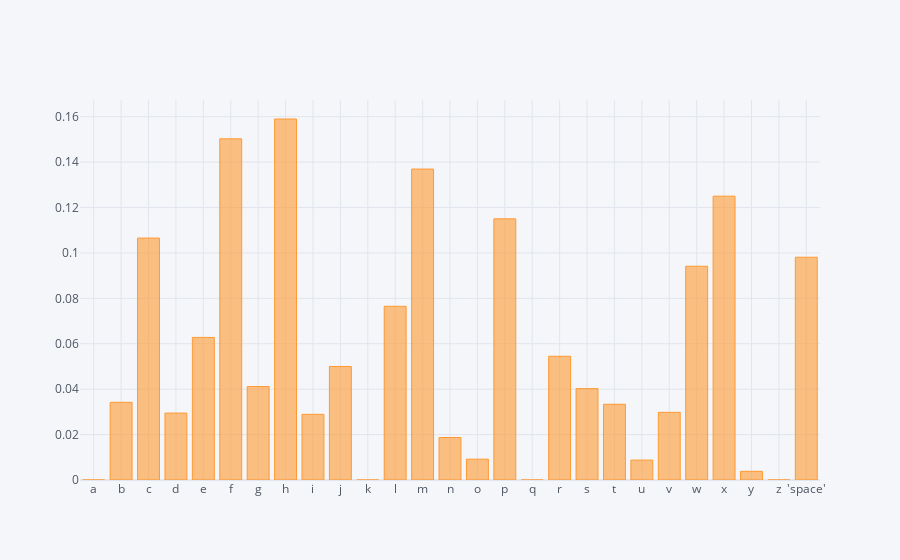
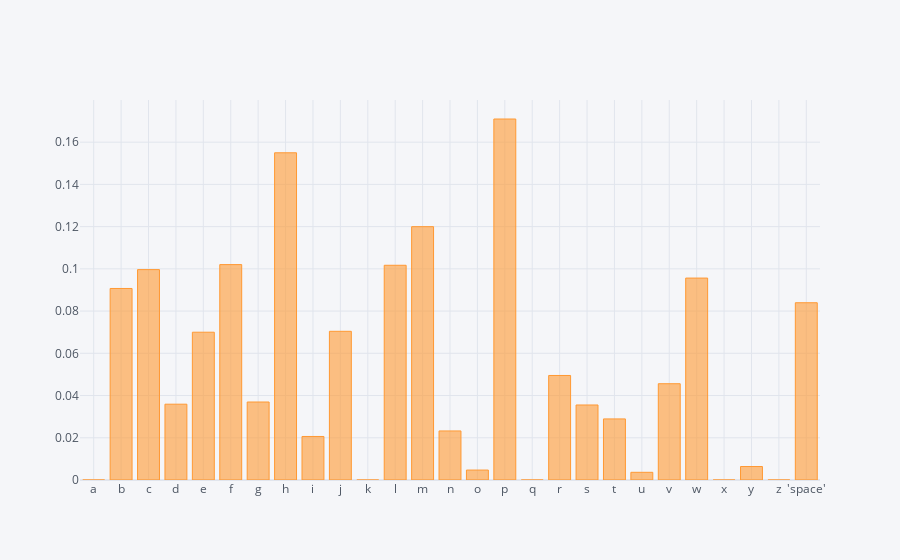

These figures' notebook cell, in order:
### Code cell
ax=t_matrix['a'].iplot(kind='bar')
fake_s_matrix['a'].iplot(kind='bar',ax=ax)

### Figure 1 — Plotly figure (JSON) as saved in the notebook; plotly's stock layout.template omitted (floating-point values rounded to 4 significant figures)
{"data": [{"marker": {"color": "rgba(255, 153, 51, 0.6)", "line": {"color": "rgba(255, 153, 51, 1.0)", "width": 1}}, "name": "a", "orientation": "v", "text": "", "type": "bar", "x": ["a", "b", "c", "d", "e", "f", "g", "h", "i", "j", "k", "l", "m", "n", "o", "p", "q", "r", "s", "t", "u", "v", "w", "x", "y", "z", "'space'"], "y": [0, 0.03421, 0.1066, 0.02947, 0.0628, 0.1503, 0.04115, 0.159, 0.02892, 0.05, 0, 0.0765, 0.1369, 0.0187, 0.009174, 0.115, 0, 0.05449, 0.04024, 0.03335, 0.008772, 0.0298, 0.09415, 0.125, 0.003822, 0, 0.09811]}], "layout": {"legend": {"bgcolor": "#F5F6F9", "font": {"color": "#4D5663"}}, "paper_bgcolor": "#F5F6F9", "plot_bgcolor": "#F5F6F9", "title": {"font": {"color": "#4D5663"}}, "xaxis": {"gridcolor": "#E1E5ED", "showgrid": true, "tickfont": {"color": "#4D5663"}, "title": {"font": {"color": "#4D5663"}, "text": ""}, "zerolinecolor": "#E1E5ED"}, "yaxis": {"gridcolor": "#E1E5ED", "showgrid": true, "tickfont": {"color": "#4D5663"}, "title": {"font": {"color": "#4D5663"}, "text": ""}, "zerolinecolor": "#E1E5ED"}}}

### Figure 2 — Plotly figure (JSON) as saved in the notebook; plotly's stock layout.template omitted (floating-point values rounded to 4 significant figures)
{"data": [{"marker": {"color": "rgba(255, 153, 51, 0.6)", "line": {"color": "rgba(255, 153, 51, 1.0)", "width": 1}}, "name": "a", "orientation": "v", "text": "", "type": "bar", "x": ["a", "b", "c", "d", "e", "f", "g", "h", "i", "j", "k", "l", "m", "n", "o", "p", "q", "r", "s", "t", "u", "v", "w", "x", "y", "z", "'space'"], "y": [0, 0.0907, 0.09964, 0.0359, 0.06999, 0.102, 0.03694, 0.155, 0.02062, 0.07042, 0, 0.1017, 0.12, 0.02323, 0.004713, 0.171, 0, 0.0495, 0.03553, 0.02893, 0.003641, 0.04559, 0.09563, 0, 0.006386, 0, 0.08395]}], "layout": {"legend": {"bgcolor": "#F5F6F9", "font": {"color": "#4D5663"}}, "paper_bgcolor": "#F5F6F9", "plot_bgcolor": "#F5F6F9", "title": {"font": {"color": "#4D5663"}}, "xaxis": {"gridcolor": "#E1E5ED", "showgrid": true, "tickfont": {"color": "#4D5663"}, "title": {"font": {"color": "#4D5663"}, "text": ""}, "zerolinecolor": "#E1E5ED"}, "yaxis": {"gridcolor": "#E1E5ED", "showgrid": true, "tickfont": {"color": "#4D5663"}, "title": {"font": {"color": "#4D5663"}, "text": ""}, "zerolinecolor": "#E1E5ED"}}}
